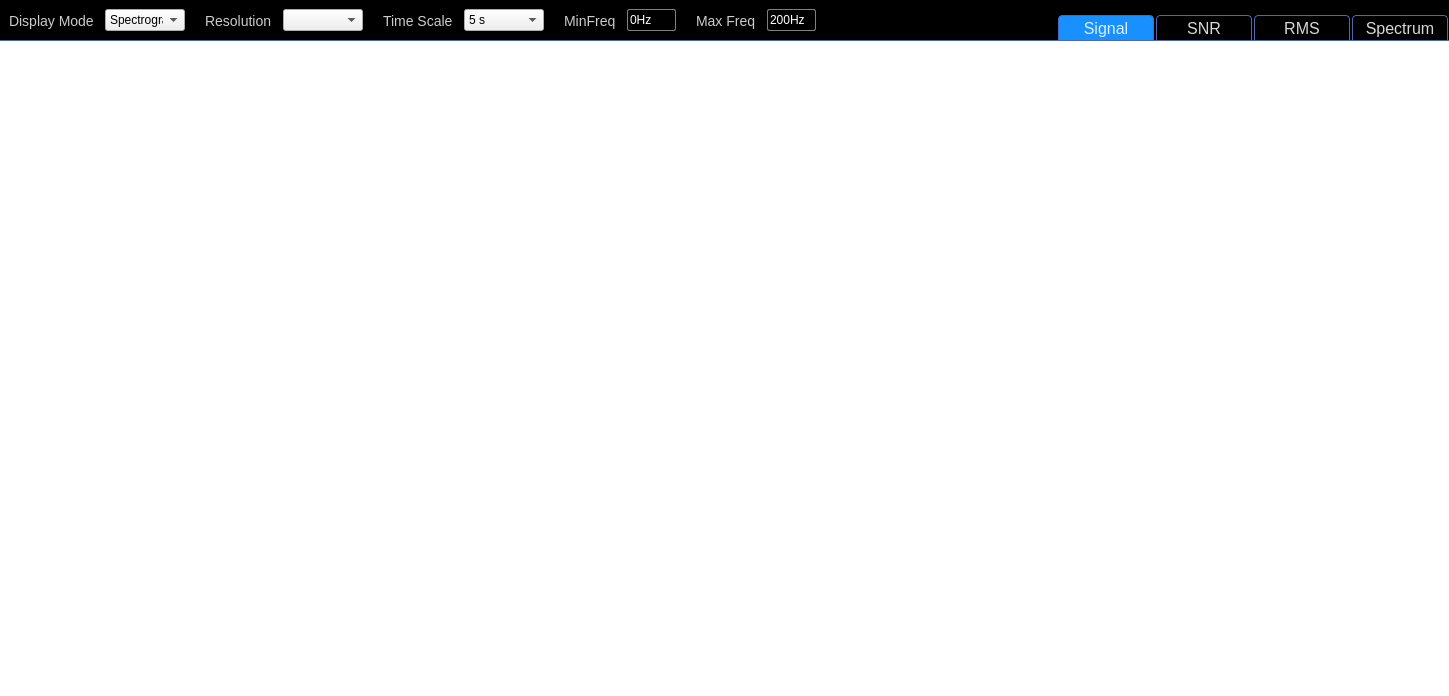
<?xml version="1.0" encoding="UTF-8"?>
<ui version="4.0">
 <class>Oscillograph</class>
 <widget class="QWidget" name="Oscillograph">
  <property name="geometry">
   <rect>
    <x>0</x>
    <y>0</y>
    <width>1449</width>
    <height>696</height>
   </rect>
  </property>
  <property name="windowTitle">
   <string>Form</string>
  </property>
  <layout class="QVBoxLayout" name="verticalLayout_2">
   <property name="spacing">
    <number>0</number>
   </property>
   <property name="leftMargin">
    <number>0</number>
   </property>
   <property name="topMargin">
    <number>0</number>
   </property>
   <property name="rightMargin">
    <number>0</number>
   </property>
   <property name="bottomMargin">
    <number>0</number>
   </property>
   <item>
    <widget class="QWidget" name="OscillographContainer_2" native="true">
     <property name="styleSheet">
      <string notr="true">
#OscillographContainer_2{
	background-color: rgb(0, 0, 0);
}</string>
     </property>
     <layout class="QVBoxLayout" name="OscillographContainer">
      <property name="spacing">
       <number>0</number>
      </property>
      <property name="leftMargin">
       <number>0</number>
      </property>
      <property name="topMargin">
       <number>0</number>
      </property>
      <property name="rightMargin">
       <number>0</number>
      </property>
      <property name="bottomMargin">
       <number>0</number>
      </property>
      <item>
       <widget class="QWidget" name="toolbar" native="true">
        <property name="minimumSize">
         <size>
          <width>0</width>
          <height>41</height>
         </size>
        </property>
        <property name="maximumSize">
         <size>
          <width>16777215</width>
          <height>41</height>
         </size>
        </property>
        <property name="styleSheet">
         <string notr="true">QPushButton::checked {
width: 94px;
height: 24px;
background: #1890ff;
border: 1px solid #4B68B3;
border-top-left-radius: 4px;
border-top-right-radius: 4px;
font-size: 16px;
font-weight: normal;
color: rgba(255,255,255,0.85);
}

QPushButton {
width: 94px;
height: 24px;
background: rgba(24,144,255,0.00);
border: 1px solid #4b68b3;
border-top-left-radius: 4px;
border-top-right-radius: 4px;
font-size: 16px;
font-weight: normal;
color: rgba(255,255,255,0.85);
margin-left: 1px;
margin-right: 1px;
}

QPushButton::checked:hover {
width: 94px;
height: 24px;
background: #1890ff;
border: 1px solid #4B68B3;
border-top-left-radius: 4px;
border-top-right-radius: 4px;
font-size: 16px;
font-weight: normal;
color: rgba(255,255,255,0.85);
}


QPushButton::hover {
width: 94px;
height: 24px;
background: rgba(24,144,255,0.20);
border: 1px solid #4B68B3;
border-top-left-radius: 4px;
border-top-right-radius: 4px;
font-size: 16px;
font-weight: normal;
color: rgba(255,255,255,1);
}

QLabel {
background: rgba(255,255,255,0.00);
font-size: 14px;
font-weight: 450;
text-align: left;
color: rgba(255,255,255,0.80);

}


#toolbar{
background-color: rgb(0, 0, 0);
border-bottom: 1px solid #4B68B3;
}


</string>
        </property>
        <layout class="QHBoxLayout" name="horizontalLayout">
         <property name="spacing">
          <number>0</number>
         </property>
         <property name="leftMargin">
          <number>0</number>
         </property>
         <property name="topMargin">
          <number>0</number>
         </property>
         <property name="rightMargin">
          <number>0</number>
         </property>
         <property name="bottomMargin">
          <number>0</number>
         </property>
         <item>
          <layout class="QVBoxLayout" name="verticalLayout">
           <property name="spacing">
            <number>0</number>
           </property>
          </layout>
         </item>
         <item>
          <layout class="QHBoxLayout" name="horizontalLayout_3">
           <property name="spacing">
            <number>0</number>
           </property>
           <item>
            <widget class="QStackedWidget" name="signalParamStack">
             <property name="styleSheet">
              <string notr="true">#signalParamStack{
	background-color: rgb(0,0,0);
border-bottom: 1px solid #4B68B3;
}</string>
             </property>
             <property name="currentIndex">
              <number>1</number>
             </property>
             <widget class="QWidget" name="signalParamPage">
              <property name="styleSheet">
               <string notr="true">#signalParamPage{
	background-color: black;
border-bottom: 1px solid #4B68B3;
}</string>
              </property>
              <layout class="QHBoxLayout" name="horizontalLayout_4">
               <property name="spacing">
                <number>0</number>
               </property>
               <property name="leftMargin">
                <number>9</number>
               </property>
               <property name="topMargin">
                <number>0</number>
               </property>
               <property name="rightMargin">
                <number>0</number>
               </property>
               <property name="bottomMargin">
                <number>0</number>
               </property>
               <item>
                <widget class="QLabel" name="label_2">
                 <property name="font">
                  <font>
                   <pointsize>-1</pointsize>
                   <weight>56</weight>
                   <bold>false</bold>
                  </font>
                 </property>
                 <property name="styleSheet">
                  <string notr="true"/>
                 </property>
                 <property name="text">
                  <string>Sensitivity</string>
                 </property>
                </widget>
               </item>
               <item>
                <spacer name="horizontalSpacer_5">
                 <property name="orientation">
                  <enum>Qt::Horizontal</enum>
                 </property>
                 <property name="sizeType">
                  <enum>QSizePolicy::Fixed</enum>
                 </property>
                 <property name="sizeHint" stdset="0">
                  <size>
                   <width>11</width>
                   <height>11</height>
                  </size>
                 </property>
                </spacer>
               </item>
               <item>
                <widget class="QComboBox" name="sensitiveCombo">
                 <property name="minimumSize">
                  <size>
                   <width>120</width>
                   <height>22</height>
                  </size>
                 </property>
                 <property name="maximumSize">
                  <size>
                   <width>120</width>
                   <height>22</height>
                  </size>
                 </property>
                </widget>
               </item>
               <item>
                <spacer name="horizontalSpacer_3">
                 <property name="orientation">
                  <enum>Qt::Horizontal</enum>
                 </property>
                 <property name="sizeType">
                  <enum>QSizePolicy::Fixed</enum>
                 </property>
                 <property name="sizeHint" stdset="0">
                  <size>
                   <width>30</width>
                   <height>20</height>
                  </size>
                 </property>
                </spacer>
               </item>
               <item>
                <widget class="QLabel" name="label">
                 <property name="font">
                  <font>
                   <pointsize>-1</pointsize>
                   <weight>56</weight>
                   <bold>false</bold>
                  </font>
                 </property>
                 <property name="text">
                  <string>Paper Speed</string>
                 </property>
                </widget>
               </item>
               <item>
                <spacer name="horizontalSpacer_4">
                 <property name="orientation">
                  <enum>Qt::Horizontal</enum>
                 </property>
                 <property name="sizeType">
                  <enum>QSizePolicy::Fixed</enum>
                 </property>
                 <property name="sizeHint" stdset="0">
                  <size>
                   <width>11</width>
                   <height>20</height>
                  </size>
                 </property>
                </spacer>
               </item>
               <item>
                <widget class="QComboBox" name="paperSpeedCombo">
                 <property name="minimumSize">
                  <size>
                   <width>120</width>
                   <height>22</height>
                  </size>
                 </property>
                 <property name="maximumSize">
                  <size>
                   <width>120</width>
                   <height>22</height>
                  </size>
                 </property>
                </widget>
               </item>
               <item>
                <spacer name="horizontalSpacer">
                 <property name="orientation">
                  <enum>Qt::Horizontal</enum>
                 </property>
                 <property name="sizeType">
                  <enum>QSizePolicy::Fixed</enum>
                 </property>
                 <property name="sizeHint" stdset="0">
                  <size>
                   <width>30</width>
                   <height>20</height>
                  </size>
                 </property>
                </spacer>
               </item>
               <item>
                <widget class="QLabel" name="label_3">
                 <property name="text">
                  <string>Time Scale(ms)</string>
                 </property>
                </widget>
               </item>
               <item>
                <spacer name="horizontalSpacer_6">
                 <property name="orientation">
                  <enum>Qt::Horizontal</enum>
                 </property>
                 <property name="sizeType">
                  <enum>QSizePolicy::Fixed</enum>
                 </property>
                 <property name="sizeHint" stdset="0">
                  <size>
                   <width>11</width>
                   <height>20</height>
                  </size>
                 </property>
                </spacer>
               </item>
               <item>
                <widget class="QComboBox" name="timeBox">
                 <property name="minimumSize">
                  <size>
                   <width>120</width>
                   <height>22</height>
                  </size>
                 </property>
                 <property name="maximumSize">
                  <size>
                   <width>120</width>
                   <height>22</height>
                  </size>
                 </property>
                 <item>
                  <property name="text">
                   <string notr="true">1</string>
                  </property>
                 </item>
                 <item>
                  <property name="text">
                   <string notr="true">2</string>
                  </property>
                 </item>
                 <item>
                  <property name="text">
                   <string notr="true">4</string>
                  </property>
                 </item>
                 <item>
                  <property name="text">
                   <string notr="true">6</string>
                  </property>
                 </item>
                 <item>
                  <property name="text">
                   <string notr="true">8</string>
                  </property>
                 </item>
                 <item>
                  <property name="text">
                   <string notr="true">10</string>
                  </property>
                 </item>
                 <item>
                  <property name="text">
                   <string notr="true">20</string>
                  </property>
                 </item>
                </widget>
               </item>
               <item>
                <spacer name="horizontalSpacer_17">
                 <property name="orientation">
                  <enum>Qt::Horizontal</enum>
                 </property>
                 <property name="sizeHint" stdset="0">
                  <size>
                   <width>40</width>
                   <height>20</height>
                  </size>
                 </property>
                </spacer>
               </item>
              </layout>
             </widget>
             <widget class="QWidget" name="spectrogramParamPage">
              <property name="styleSheet">
               <string notr="true">#spectrogramParamPage{
	background-color:black;
border-bottom: 1px solid #4B68B3;
}</string>
              </property>
              <layout class="QHBoxLayout" name="horizontalLayout_5">
               <property name="spacing">
                <number>0</number>
               </property>
               <property name="leftMargin">
                <number>9</number>
               </property>
               <property name="topMargin">
                <number>0</number>
               </property>
               <property name="rightMargin">
                <number>0</number>
               </property>
               <property name="bottomMargin">
                <number>0</number>
               </property>
               <item>
                <widget class="QLabel" name="label_4">
                 <property name="text">
                  <string>Display Mode</string>
                 </property>
                </widget>
               </item>
               <item>
                <spacer name="horizontalSpacer_9">
                 <property name="orientation">
                  <enum>Qt::Horizontal</enum>
                 </property>
                 <property name="sizeType">
                  <enum>QSizePolicy::Fixed</enum>
                 </property>
                 <property name="sizeHint" stdset="0">
                  <size>
                   <width>11</width>
                   <height>20</height>
                  </size>
                 </property>
                </spacer>
               </item>
               <item>
                <widget class="QComboBox" name="spectrogramMode">
                 <property name="minimumSize">
                  <size>
                   <width>80</width>
                   <height>22</height>
                  </size>
                 </property>
                 <property name="maximumSize">
                  <size>
                   <width>80</width>
                   <height>22</height>
                  </size>
                 </property>
                 <item>
                  <property name="text">
                   <string>Spectrogram</string>
                  </property>
                 </item>
                 <item>
                  <property name="text">
                   <string>Spectrum</string>
                  </property>
                 </item>
                </widget>
               </item>
               <item>
                <spacer name="horizontalSpacer_13">
                 <property name="orientation">
                  <enum>Qt::Horizontal</enum>
                 </property>
                 <property name="sizeType">
                  <enum>QSizePolicy::Fixed</enum>
                 </property>
                 <property name="sizeHint" stdset="0">
                  <size>
                   <width>20</width>
                   <height>20</height>
                  </size>
                 </property>
                </spacer>
               </item>
               <item>
                <widget class="QLabel" name="resolutionLabel">
                 <property name="text">
                  <string>Resolution</string>
                 </property>
                </widget>
               </item>
               <item>
                <spacer name="horizontalSpacer_8">
                 <property name="orientation">
                  <enum>Qt::Horizontal</enum>
                 </property>
                 <property name="sizeType">
                  <enum>QSizePolicy::Fixed</enum>
                 </property>
                 <property name="sizeHint" stdset="0">
                  <size>
                   <width>11</width>
                   <height>20</height>
                  </size>
                 </property>
                </spacer>
               </item>
               <item>
                <widget class="QComboBox" name="resolutionCombo">
                 <property name="minimumSize">
                  <size>
                   <width>80</width>
                   <height>22</height>
                  </size>
                 </property>
                 <property name="maximumSize">
                  <size>
                   <width>80</width>
                   <height>22</height>
                  </size>
                 </property>
                </widget>
               </item>
               <item>
                <spacer name="horizontalSpacer_14">
                 <property name="orientation">
                  <enum>Qt::Horizontal</enum>
                 </property>
                 <property name="sizeType">
                  <enum>QSizePolicy::Fixed</enum>
                 </property>
                 <property name="sizeHint" stdset="0">
                  <size>
                   <width>20</width>
                   <height>20</height>
                  </size>
                 </property>
                </spacer>
               </item>
               <item>
                <widget class="QLabel" name="label_7">
                 <property name="text">
                  <string>Time Scale</string>
                 </property>
                </widget>
               </item>
               <item>
                <spacer name="horizontalSpacer_10">
                 <property name="orientation">
                  <enum>Qt::Horizontal</enum>
                 </property>
                 <property name="sizeType">
                  <enum>QSizePolicy::Fixed</enum>
                 </property>
                 <property name="sizeHint" stdset="0">
                  <size>
                   <width>11</width>
                   <height>20</height>
                  </size>
                 </property>
                </spacer>
               </item>
               <item>
                <widget class="QComboBox" name="spectrogramTimeScale">
                 <property name="sizePolicy">
                  <sizepolicy hsizetype="Preferred" vsizetype="Fixed">
                   <horstretch>80</horstretch>
                   <verstretch>22</verstretch>
                  </sizepolicy>
                 </property>
                 <property name="minimumSize">
                  <size>
                   <width>80</width>
                   <height>22</height>
                  </size>
                 </property>
                 <property name="maximumSize">
                  <size>
                   <width>80</width>
                   <height>22</height>
                  </size>
                 </property>
                 <property name="currentIndex">
                  <number>1</number>
                 </property>
                 <item>
                  <property name="text">
                   <string>2 s</string>
                  </property>
                 </item>
                 <item>
                  <property name="text">
                   <string>5 s</string>
                  </property>
                 </item>
                 <item>
                  <property name="text">
                   <string>10 s</string>
                  </property>
                 </item>
                </widget>
               </item>
               <item>
                <spacer name="horizontalSpacer_16">
                 <property name="orientation">
                  <enum>Qt::Horizontal</enum>
                 </property>
                 <property name="sizeType">
                  <enum>QSizePolicy::Fixed</enum>
                 </property>
                 <property name="sizeHint" stdset="0">
                  <size>
                   <width>20</width>
                   <height>20</height>
                  </size>
                 </property>
                </spacer>
               </item>
               <item>
                <widget class="QLabel" name="label_6">
                 <property name="text">
                  <string>MinFreq</string>
                 </property>
                </widget>
               </item>
               <item>
                <spacer name="horizontalSpacer_12">
                 <property name="orientation">
                  <enum>Qt::Horizontal</enum>
                 </property>
                 <property name="sizeHint" stdset="0">
                  <size>
                   <width>11</width>
                   <height>20</height>
                  </size>
                 </property>
                </spacer>
               </item>
               <item>
                <widget class="QSpinBox" name="spectrogramMinFreq">
                 <property name="maximumSize">
                  <size>
                   <width>70</width>
                   <height>22</height>
                  </size>
                 </property>
                 <property name="styleSheet">
                  <string notr="true">background: transparent;
border-radius: 2px;
border: 1px solid gray;
color: white;</string>
                 </property>
                 <property name="buttonSymbols">
                  <enum>QAbstractSpinBox::NoButtons</enum>
                 </property>
                 <property name="suffix">
                  <string>Hz</string>
                 </property>
                 <property name="maximum">
                  <number>9999</number>
                 </property>
                </widget>
               </item>
               <item>
                <spacer name="horizontalSpacer_15">
                 <property name="orientation">
                  <enum>Qt::Horizontal</enum>
                 </property>
                 <property name="sizeType">
                  <enum>QSizePolicy::Fixed</enum>
                 </property>
                 <property name="sizeHint" stdset="0">
                  <size>
                   <width>20</width>
                   <height>20</height>
                  </size>
                 </property>
                </spacer>
               </item>
               <item>
                <widget class="QLabel" name="label_5">
                 <property name="text">
                  <string>Max Freq</string>
                 </property>
                </widget>
               </item>
               <item>
                <spacer name="horizontalSpacer_11">
                 <property name="orientation">
                  <enum>Qt::Horizontal</enum>
                 </property>
                 <property name="sizeType">
                  <enum>QSizePolicy::Fixed</enum>
                 </property>
                 <property name="sizeHint" stdset="0">
                  <size>
                   <width>11</width>
                   <height>20</height>
                  </size>
                 </property>
                </spacer>
               </item>
               <item>
                <widget class="QSpinBox" name="spectrogramMaxFreq">
                 <property name="minimumSize">
                  <size>
                   <width>0</width>
                   <height>22</height>
                  </size>
                 </property>
                 <property name="maximumSize">
                  <size>
                   <width>70</width>
                   <height>22</height>
                  </size>
                 </property>
                 <property name="styleSheet">
                  <string notr="true">background: transparent;
border-radius: 2px;
border: 1px solid gray;
color: white;</string>
                 </property>
                 <property name="buttonSymbols">
                  <enum>QAbstractSpinBox::NoButtons</enum>
                 </property>
                 <property name="suffix">
                  <string>Hz</string>
                 </property>
                 <property name="minimum">
                  <number>11</number>
                 </property>
                 <property name="maximum">
                  <number>9999</number>
                 </property>
                 <property name="value">
                  <number>200</number>
                 </property>
                </widget>
               </item>
               <item>
                <spacer name="horizontalSpacer_2">
                 <property name="orientation">
                  <enum>Qt::Horizontal</enum>
                 </property>
                 <property name="sizeHint" stdset="0">
                  <size>
                   <width>40</width>
                   <height>20</height>
                  </size>
                 </property>
                </spacer>
               </item>
              </layout>
             </widget>
            </widget>
           </item>
          </layout>
         </item>
         <item>
          <layout class="QVBoxLayout" name="verticalLayout_8">
           <property name="spacing">
            <number>0</number>
           </property>
          </layout>
         </item>
         <item>
          <layout class="QVBoxLayout" name="verticalLayout_9">
           <property name="spacing">
            <number>0</number>
           </property>
          </layout>
         </item>
         <item>
          <layout class="QVBoxLayout" name="verticalLayout_10">
           <property name="spacing">
            <number>0</number>
           </property>
          </layout>
         </item>
         <item>
          <spacer name="horizontalSpacer_7">
           <property name="orientation">
            <enum>Qt::Horizontal</enum>
           </property>
           <property name="sizeHint" stdset="0">
            <size>
             <width>40</width>
             <height>20</height>
            </size>
           </property>
          </spacer>
         </item>
         <item>
          <layout class="QVBoxLayout" name="verticalLayout_4">
           <property name="spacing">
            <number>0</number>
           </property>
           <item>
            <spacer name="verticalSpacer">
             <property name="orientation">
              <enum>Qt::Vertical</enum>
             </property>
             <property name="sizeHint" stdset="0">
              <size>
               <width>20</width>
               <height>40</height>
              </size>
             </property>
            </spacer>
           </item>
           <item>
            <widget class="QPushButton" name="signalBtn">
             <property name="text">
              <string>Signal</string>
             </property>
             <property name="checkable">
              <bool>true</bool>
             </property>
             <property name="checked">
              <bool>true</bool>
             </property>
            </widget>
           </item>
          </layout>
         </item>
         <item>
          <layout class="QVBoxLayout" name="verticalLayout_5">
           <property name="spacing">
            <number>0</number>
           </property>
           <item>
            <spacer name="verticalSpacer_2">
             <property name="orientation">
              <enum>Qt::Vertical</enum>
             </property>
             <property name="sizeHint" stdset="0">
              <size>
               <width>20</width>
               <height>40</height>
              </size>
             </property>
            </spacer>
           </item>
           <item>
            <widget class="QPushButton" name="snrBtn">
             <property name="text">
              <string>SNR</string>
             </property>
             <property name="checkable">
              <bool>true</bool>
             </property>
            </widget>
           </item>
          </layout>
         </item>
         <item>
          <layout class="QVBoxLayout" name="verticalLayout_6">
           <property name="spacing">
            <number>0</number>
           </property>
           <item>
            <spacer name="verticalSpacer_3">
             <property name="orientation">
              <enum>Qt::Vertical</enum>
             </property>
             <property name="sizeHint" stdset="0">
              <size>
               <width>20</width>
               <height>40</height>
              </size>
             </property>
            </spacer>
           </item>
           <item>
            <widget class="QPushButton" name="rmsBtn">
             <property name="text">
              <string>RMS</string>
             </property>
             <property name="checkable">
              <bool>true</bool>
             </property>
            </widget>
           </item>
          </layout>
         </item>
         <item>
          <layout class="QVBoxLayout" name="verticalLayout_7">
           <property name="spacing">
            <number>0</number>
           </property>
           <item>
            <spacer name="verticalSpacer_4">
             <property name="orientation">
              <enum>Qt::Vertical</enum>
             </property>
             <property name="sizeHint" stdset="0">
              <size>
               <width>20</width>
               <height>40</height>
              </size>
             </property>
            </spacer>
           </item>
           <item>
            <widget class="QPushButton" name="spectrumBtn">
             <property name="text">
              <string>Spectrum</string>
             </property>
             <property name="checkable">
              <bool>true</bool>
             </property>
            </widget>
           </item>
          </layout>
         </item>
        </layout>
       </widget>
      </item>
      <item>
       <widget class="QWidget" name="holder" native="true">
        <property name="styleSheet">
         <string notr="true">#holder {
	
	background-color: rgb(255, 255, 255);
}</string>
        </property>
        <layout class="QVBoxLayout" name="verticalLayout_3">
         <property name="spacing">
          <number>0</number>
         </property>
         <property name="leftMargin">
          <number>0</number>
         </property>
         <property name="topMargin">
          <number>0</number>
         </property>
         <property name="rightMargin">
          <number>0</number>
         </property>
         <property name="bottomMargin">
          <number>0</number>
         </property>
         <item>
          <layout class="QVBoxLayout" name="signalContainer">
           <property name="spacing">
            <number>0</number>
           </property>
           <item>
            <widget class="QStackedWidget" name="oscillographContainer">
             <widget class="QWidget" name="waveformPage">
              <layout class="QVBoxLayout" name="waveformContainer">
               <property name="spacing">
                <number>0</number>
               </property>
               <property name="leftMargin">
                <number>0</number>
               </property>
               <property name="topMargin">
                <number>0</number>
               </property>
               <property name="rightMargin">
                <number>0</number>
               </property>
               <property name="bottomMargin">
                <number>0</number>
               </property>
              </layout>
             </widget>
             <widget class="QWidget" name="spectrumPage">
              <layout class="QVBoxLayout" name="spectrumContainer">
               <property name="spacing">
                <number>0</number>
               </property>
               <property name="leftMargin">
                <number>0</number>
               </property>
               <property name="topMargin">
                <number>0</number>
               </property>
               <property name="rightMargin">
                <number>0</number>
               </property>
               <property name="bottomMargin">
                <number>0</number>
               </property>
              </layout>
             </widget>
            </widget>
           </item>
          </layout>
         </item>
        </layout>
       </widget>
      </item>
     </layout>
    </widget>
   </item>
  </layout>
 </widget>
 <resources/>
 <connections/>
</ui>
